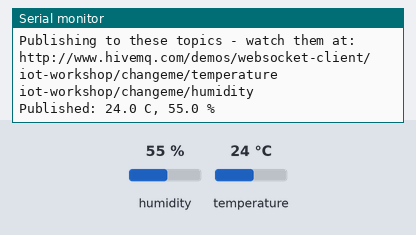
The sketch below on a simulated ESP32. Shown: the last lines printed to the serial monitor. The inputs (shaded band) are chosen by the test bench; at power-on: humidity 55 %, temperature 24 °C. WiFi joins after 1.5 s; servers stay silent unless stated; random numbers use the default seed unless the sketch sets one; no MQTT or app messages arrive unless stated.

Above: at 2.7 s.
2.8 s: humidity set to 22 %
At 4.9 s:
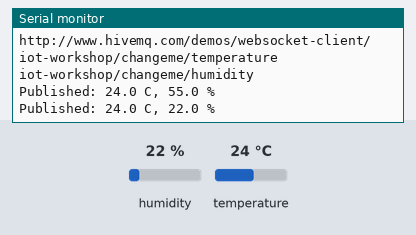
6.6 s: temperature set to 12 °C
At 8.9 s:
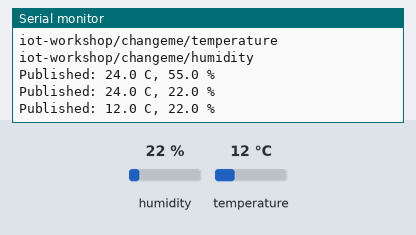
10.4 s: humidity set to 40 %
At 11.6 s:
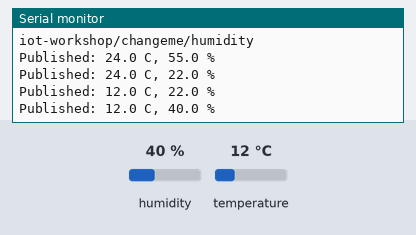
Timing chart, 0 to 13.4 s (numbered marks = the images above; inputs shaded):
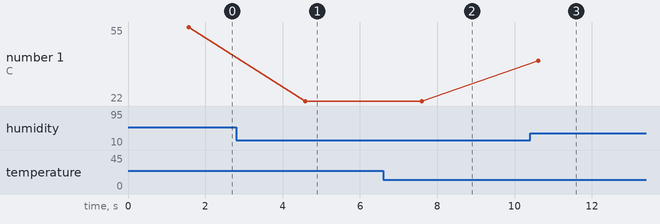

Measured:
- after the input at 2.8 s, the serial monitor: prints a new line after 1.8 s (image 1)
- after the input at 6.6 s, the serial monitor: prints a new line after 1.0 s (image 2)
- after the input at 10.4 s, the serial monitor: prints a new line after 0.21 s (image 3)
- plotted number 1: 55 → 22 after the input at 2.8 s, 22 → 40 after the input at 10.4 s

The sketch:

sketch.ino
```cpp
/*
  Lab 3 - Getting online: Wi-Fi + MQTT

  This lab connects the simulated ESP32 to the internet, then publishes
  live DHT22 readings to a public MQTT broker, so you can watch your own
  data arrive in real time on a website.

  IMPORTANT: change YOUR_NAME below to something unique (e.g. your first
  name). We're all sharing one public test broker - if two people use the
  same topic name, your messages will mix together on screen.

  Library used: PubSubClient (by Nick O'Leary). Wokwi will offer to install
  it automatically the first time you press Play.
*/

#include <WiFi.h>
#include <PubSubClient.h>
#include "DHTesp.h"

// ---- 1. Wi-Fi settings ----
// Wokwi's simulated Wi-Fi network. No password needed. This gives the
// simulated ESP32 real internet access.
const char* WIFI_SSID = "Wokwi-GUEST";
const char* WIFI_PASSWORD = "";

// ---- 2. MQTT settings ----
const char* MQTT_BROKER = "broker.hivemq.com";
const int MQTT_PORT = 1883;

const char* YOUR_NAME = "changeme";  // <-- change this to something unique!
String topicTemperature = "iot-workshop/" + String(YOUR_NAME) + "/temperature";
String topicHumidity    = "iot-workshop/" + String(YOUR_NAME) + "/humidity";

// ---- 3. Sensor setup ----
const int DHT_PIN = 15;
DHTesp dhtSensor;

WiFiClient espClient;
PubSubClient mqttClient(espClient);

void connectToWiFi() {
  Serial.print("Connecting to Wi-Fi");
  WiFi.begin(WIFI_SSID, WIFI_PASSWORD);
  while (WiFi.status() != WL_CONNECTED) {
    delay(300);
    Serial.print(".");
  }
  Serial.println(" connected!");
  Serial.print("Device IP address: ");
  Serial.println(WiFi.localIP());
}

void connectToBroker() {
  mqttClient.setServer(MQTT_BROKER, MQTT_PORT);
  while (!mqttClient.connected()) {
    Serial.print("Connecting to MQTT broker...");
    // A random-ish client ID so multiple learners don't clash.
    String clientId = "esp32-" + String(YOUR_NAME) + "-" + String(random(0, 10000));
    if (mqttClient.connect(clientId.c_str())) {
      Serial.println(" connected!");
    } else {
      Serial.print(" failed, rc=");
      Serial.print(mqttClient.state());
      Serial.println(" - retrying in 2 seconds");
      delay(2000);
    }
  }
}

void setup() {
  Serial.begin(115200);
  dhtSensor.setup(DHT_PIN, DHTesp::DHT22);

  connectToWiFi();
  connectToBroker();

  Serial.println();
  Serial.println("Publishing to these topics - watch them at:");
  Serial.println("http://www.hivemq.com/demos/websocket-client/");
  Serial.println(topicTemperature);
  Serial.println(topicHumidity);
}

void loop() {
  if (!mqttClient.connected()) {
    connectToBroker();
  }
  mqttClient.loop();

  TempAndHumidity data = dhtSensor.getTempAndHumidity();

  // MQTT messages are just text. Convert numbers to strings before sending.
  String tempPayload = String(data.temperature, 1);
  String humPayload = String(data.humidity, 1);

  mqttClient.publish(topicTemperature.c_str(), tempPayload.c_str());
  mqttClient.publish(topicHumidity.c_str(), humPayload.c_str());

  Serial.println("Published: " + tempPayload + " C, " + humPayload + " %");

  delay(3000);
}
```
